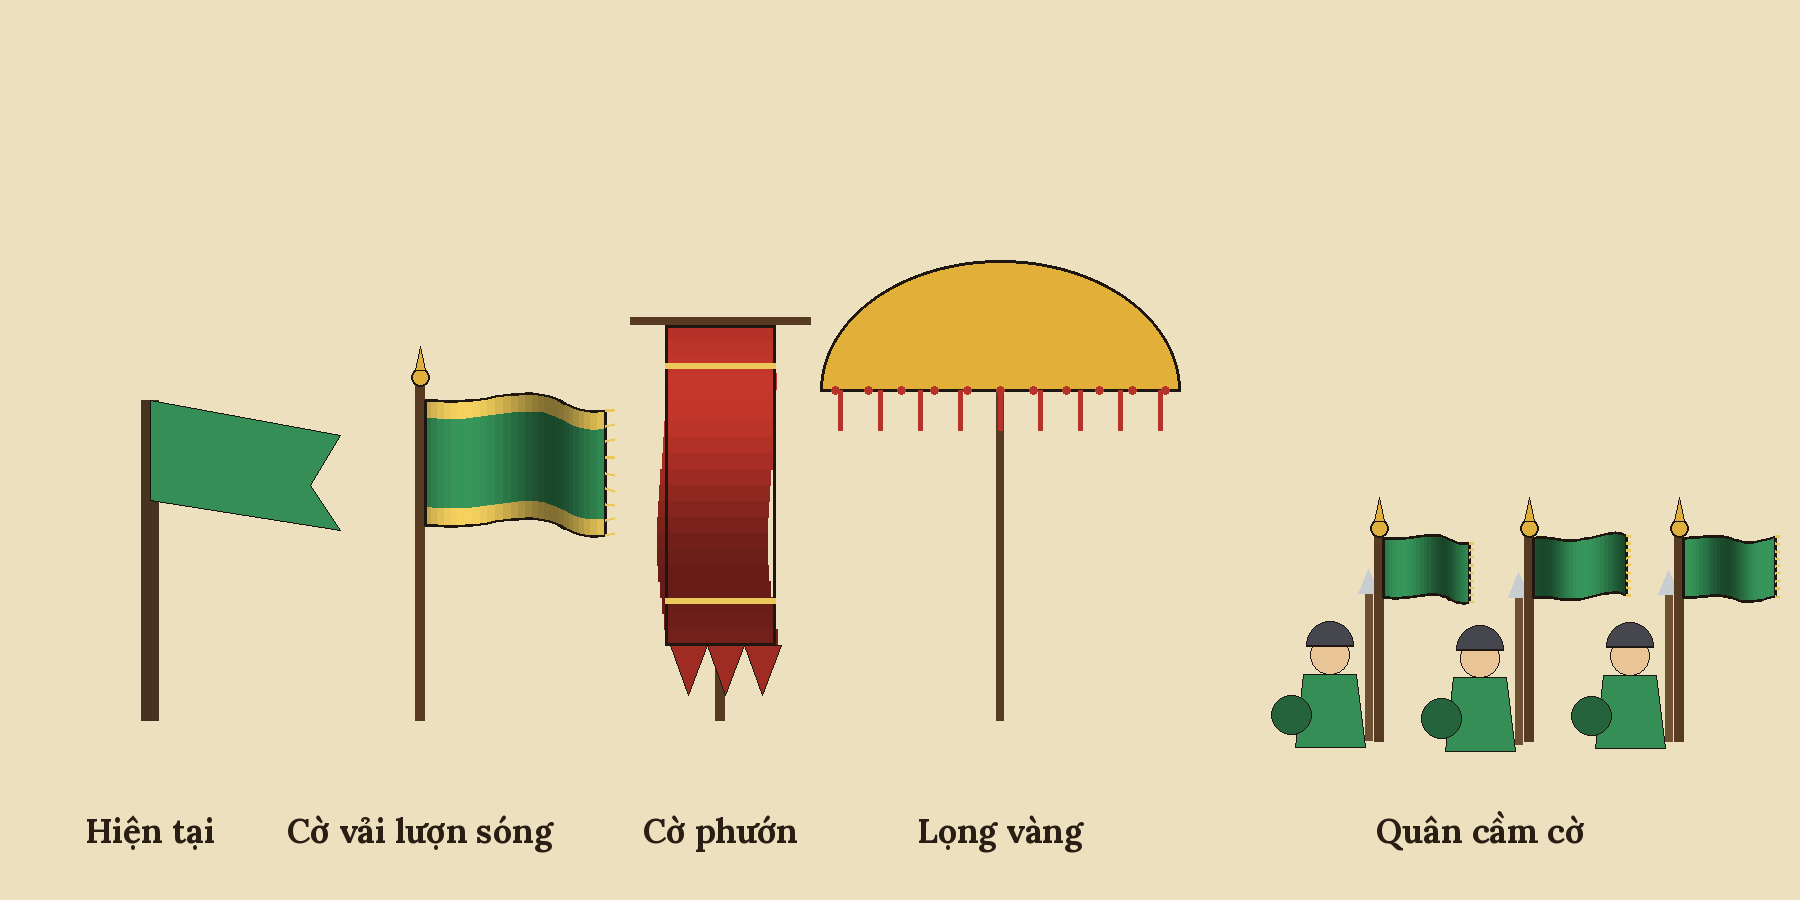

Write the Python code that produced this figure.
import sys,math
sys.path.insert(0,'/tmp/lh/phim_ban_do')
from PIL import Image,ImageDraw
import mapdraw as M
INK=(30,22,16,255)
def cloth(d,x,y,w,h,col,t,tail=0,band=True,seed=0,wind=1.0):
    """cờ vải: nhiều lát dọc lượn sóng, bóng sáng tối theo nếp, viền, tua; tail=1: đuôi nheo"""
    n=28;top=[];bot=[]
    for i in range(n+1):
        u=i/n;amp=h*0.10*u*wind
        dy=math.sin(t*5-u*7+seed)*amp
        dx=u*w*(1-0.06*math.sin(t*5-u*7+seed))
        top.append((x+dx,y+dy));bot.append((x+dx,y+h*(1-0.0)+dy*1.0))
    if tail:
        # đuôi nheo: cạnh dưới cuối bị khoét hình chữ V
        bot[-1]=(bot[-1][0]-w*0.0,bot[-1][1]);
        mid=((top[-1][0]+bot[-1][0])/2-w*0.22,(top[-1][1]+bot[-1][1])/2)
    # thân
    for i in range(n):
        u=i/n;sh=0.78+0.28*math.sin(t*5-u*7+seed+1.2)
        c=tuple(int(max(0,min(255,v*sh))) for v in col)+(255,)
        d.polygon([top[i],top[i+1],bot[i+1],bot[i]],fill=c)
    if band:
        for i in range(n):
            u=i/n;sh=0.8+0.25*math.sin(t*5-u*7+seed+1.2)
            for (a,b) in ((0.0,0.14),(0.86,1.0)):
                p=[(top[i][0],top[i][1]+h*a),(top[i+1][0],top[i+1][1]+h*a),(top[i+1][0],top[i+1][1]+h*b),(top[i][0],top[i][1]+h*b)]
                d.polygon(p,fill=(int(235*sh),int(200*sh),int(90*sh),255))
    if tail:
        e=top[-1];f=bot[-1]
        d.polygon([e,(e[0]-w*0.22,(e[1]+f[1])/2),f,(f[0]+w*0.0,f[1]),(e[0]+w*0.0,e[1])],fill=(238,228,200,255))  # mask by bg later
    d.line(top,fill=INK,width=3);d.line(bot,fill=INK,width=3)
    d.line([top[0],bot[0]],fill=INK,width=3);
    if not tail:d.line([top[-1],bot[-1]],fill=INK,width=3)
    # tua rua
    for k in range(9):
        q=k/8;px=top[-1][0]+0;py=top[-1][1]+(bot[-1][1]-top[-1][1])*q
        d.line([(px,py),(px+w*0.05,py+math.sin(t*9+k)*h*0.02)],fill=(235,200,90,255),width=3)
def pole(d,x,y,H,top=True):
    d.line([(x,y),(x,y-H)],fill=(86,58,34,255),width=10)
    d.ellipse((x-9,y-H-12,x+9,y-H+6),fill=(224,176,62,255),outline=INK,width=2)
    d.polygon([(x-5,y-H-10),(x,y-H-34),(x+5,y-H-10)],fill=(224,176,62,255),outline=INK)
def old_flag(d,x,y,s,col):
    M.flag(d,x,y,s,col)
def lenh(d,x,y,s,col,t):
    pole(d,x,y,s*3.4)
    cloth(d,x+5,y-s*3.2,s*1.9,s*1.25,col,t,band=True)
def phuong(d,x,y,s,col,t):  # cờ phướn dài thẳng đứng
    d.line([(x-s*0.9,y-s*4.0),(x+s*0.9,y-s*4.0)],fill=(86,58,34,255),width=8)
    d.line([(x,y),(x,y-s*4.0)],fill=(86,58,34,255),width=10)
    n=20
    for i in range(n):
        u=i/n;dx=math.sin(t*4-u*5)*s*0.12*u
        sh=0.8+0.25*math.sin(t*4-u*5+1)
        c=tuple(int(v*sh) for v in col)+(255,)
        y0=y-s*3.95+u*s*3.2;y1=y-s*3.95+(u+1/n)*s*3.2
        d.polygon([(x-s*0.55+dx,y0),(x+s*0.55+dx,y0),(x+s*0.55+dx,y1),(x-s*0.55+dx,y1)],fill=c)
    # đuôi răng cưa
    yb=y-s*0.75;dx=math.sin(t*4-5)*s*0.12
    for k in range(3):
        a=x-s*0.55+dx+k*s*0.37
        d.polygon([(a,yb),(a+s*0.37,yb),(a+s*0.185,yb+s*0.5)],fill=tuple(int(v*0.85) for v in col)+(255,),outline=INK)
    d.rectangle((x-s*0.55,y-s*3.95,x+s*0.55,y-s*3.95+s*3.2),outline=INK,width=3)
    for yy in (y-s*3.55,y-s*1.2):d.line([(x-s*0.55,yy),(x+s*0.55,yy)],fill=(235,200,90,255),width=6)
def long(d,x,y,s):  # lọng vàng
    d.line([(x,y),(x,y-s*3.4)],fill=(86,58,34,255),width=8)
    d.pieslice((x-s*1.8,y-s*4.6,x+s*1.8,y-s*2.0),180,360,fill=(226,176,56,255),outline=INK,width=3)
    for k in range(-4,5):
        xx=x+k*s*0.4;d.line([(xx,y-s*3.3),(xx,y-s*2.9)],fill=(180,52,42,255),width=5)
    for k in range(-5,6):
        xx=x+k*s*0.33;d.ellipse((xx-4,y-s*3.3-4,xx+4,y-s*3.3+4),fill=(180,52,42,255))
def dung(d,x,y,s,col,t):  # lính cầm cờ
    M.soldier(d,x,y,s,col,1,t*3)
    pole(d,x+s*0.7,y+s*0.3,s*3.0)
    cloth(d,x+s*0.7+4,y+s*0.3-s*2.9,s*1.3,s*0.85,col,t,band=False,wind=1.0)
def make(t,fn):
    W,H=1800,900;im=Image.new('RGBA',(W,H),(236,224,190,255));d=ImageDraw.Draw(im)
    f=M.font(34)
    def lab(x,s): d.text((x,830),s,font=f,fill=(40,30,20,255),anchor='mm')
    G=(52,142,86);R=(188,52,42)
    old_flag(d,150,720,100,G);lab(150,'Hiện tại')
    lenh(d,420,720,100,G,t);lab(420,'Cờ vải lượn sóng')
    phuong(d,720,720,100,R,t);lab(720,'Cờ phướn')
    long(d,1000,720,100);lab(1000,'Lọng vàng')
    dung(d,1330,720,70,G,t);dung(d,1480,720,70,G,t+0.5);dung(d,1630,720,70,G,t+1.0);lab(1480,'Quân cầm cờ')
    im.convert('RGB').save(fn)
make(0.35,'/tmp/ly/demo/co_demo.png')
